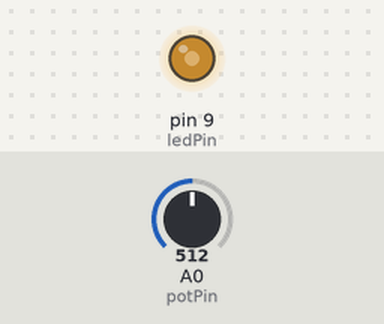
Simulated run of this sketch. Board: Arduino Uno, built with avr-gcc and run on an emulated ATmega328P. Parts: output pins drawn as LEDs (lit = HIGH). The inputs (shaded band) are chosen by the test bench; at power-on: A0 (potPin) = 512.

Above: at 1.2 s.
1.3 s: A0 (potPin) set to 716
At 2.4 s:
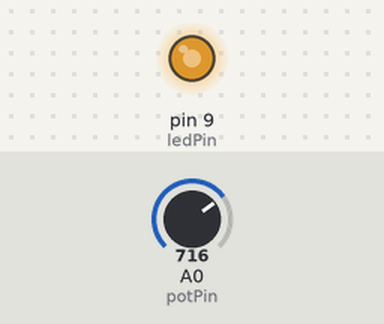
2.8 s: A0 (potPin) set to 900
At 3.5 s:
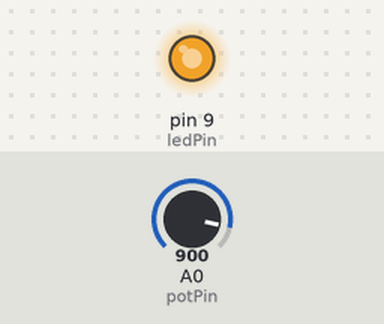
4.3 s: A0 (potPin) set to 122
At 4.7 s:
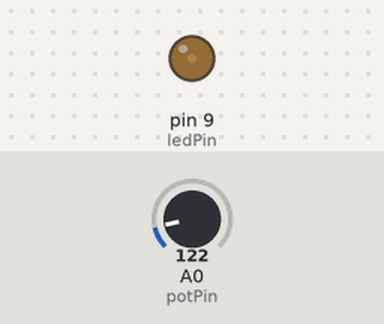
5.8 s: A0 (potPin) set to 0
At 7.0 s:
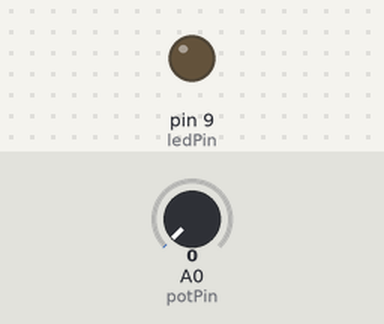
7.3 s: A0 (potPin) set to 511
At 8.1 s:
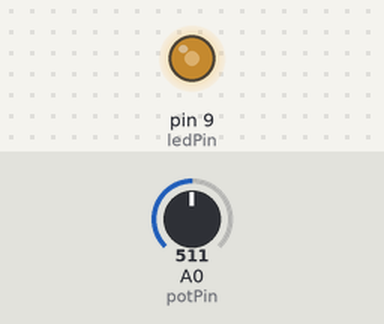
Timing chart, 0 to 9.8 s (numbered marks = the images above; inputs shaded):
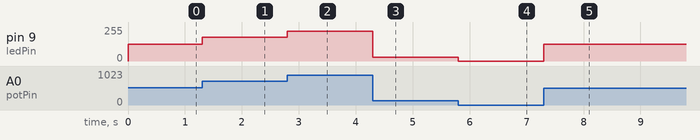

Measured:
- after the input at 1.3 s, pin 9 (ledPin): 127/255 → 178/255 at once
- after the input at 2.8 s, pin 9 (ledPin): 178/255 → 224/255 at once
- after the input at 4.3 s, pin 9 (ledPin): 224/255 → 30/255 at once
- after the input at 5.8 s, pin 9 (ledPin): 30/255 → 0/255 at once
- after the input at 7.3 s, pin 9 (ledPin): 0/255 → 127/255 at once

The sketch:

arduino_code.ino
```cpp
int ledPin = 9;      // LED connected to pin 9
int potPin = A0;    // Potentiometer connected to A0
int potValue = 0;
int ledValue = 0;

void setup() {
  pinMode(ledPin, OUTPUT);
}

void loop() {
  potValue = analogRead(potPin);      // Read knob (0–1023)
  ledValue = map(potValue, 0, 1023, 0, 255); // Convert to PWM
  analogWrite(ledPin, ledValue);      // Set brightness
}
```
